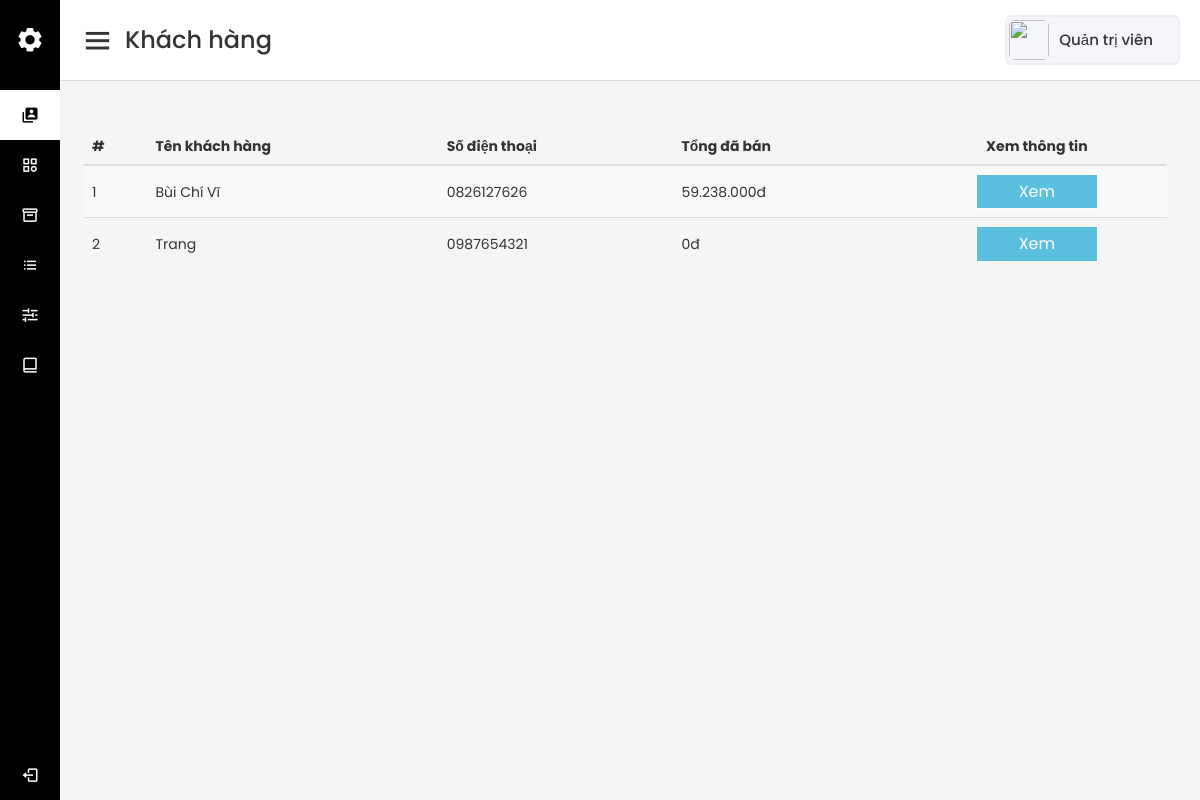
The app's page /admin/index.php (signed in) with its own data.
### tables this page shows
CREATE TABLE `tb_customer` (
  `id` int(11) NOT NULL,
  `name` varchar(255) NOT NULL,
  `phonenumber` varchar(30) NOT NULL,
  `email` varchar(50) NOT NULL,
  `password` varchar(255) NOT NULL,
  `gender` varchar(30) NOT NULL,
  `address` varchar(255) NOT NULL
);

### lib/database.php (called while the page is built, shortened)
<?php
Class Database{
   public $host   = DB_HOST;
   public $user   = DB_USER;
   public $pass   = DB_PASS;
   public $dbname = DB_NAME;
   public $link;
private function connectDB(){
   $this->link = new mysqli($this->host, $this->user, $this->pass,
    $this->dbname);
 }
public function select($query){
  $result = $this->link->query($query) or
   die($this->link->error.__LINE__);
  if($result->num_rows > 0){
    return $result;
  } else {
    return false;
  }
 }
}

### classes/Customer.php (called while the page is built, shortened)
<?php
$filePath = realpath(dirname(__FILE__));
require_once ($filePath.'/../lib/database.php');
class Customer
{
    private $db;
    public function __construct()
    {
        $this->db = new Database();
    }
    public function getCustomerList() {
        $query = "SELECT cs.id, cs.name, cs.phonenumber, sum(od.price * od.quantity * (1 - od.productDiscount/100)) AS totalPurchase
                    FROM tb_customer cs LEFT JOIN tb_order o ON cs.id = o.customerId
                        LEFT JOIN tb_order_details od ON od.orderId = o.id
                    GROUP BY cs.id
                    ORDER BY sum(od.price * od.quantity * (1 - od.productDiscount/100)) DESC";
        $result = $this->db->select($query);
        return $result;
    }
}
?>

### classes/Product.php (called while the page is built, shortened)
<?php
$filePath = realpath(dirname(__FILE__));
require_once ($filePath.'/../lib/database.php');
class Product
{
    public function convertPrice($prodPrice) {
        $prodPrice = strrev($prodPrice);
        $result = '';
        for ($i = 0; $i < strlen($prodPrice); $i++) {
            if ($i % 3 == 0) {
            $result = $result.'.'.substr($prodPrice, $i, 3);
            }
        }
        $result = strrev($result);
        return substr($result, 0, strlen($result) - 1);
    }
}
?>

### admin/index.php (the view, shortened to what this page needs)
<?php
  include './inc/sidebar.php';
  include './inc/homesection.php';
  include '../classes/Customer.php';
  include '../classes/Product.php';
?>
<table class="table table-striped table-hover" style="width: 95%; margin: 24px">
  <thead>
    <th>#</th>
    <th>Tên khách hàng</th>
    <th>Số điện thoại</th>
    <th>Tổng đã bán</th>
    <th style="text-align: center;">Xem thông tin</th>
  </thead>
  <tbody>
    <?php
        $cs = new Customer();
        $prod = new Product();
        $cusList = $cs->getCustomerList();
        if ($cusList) {
            $i = 0;
            while($row = $cusList->fetch_assoc()) {
                $i++;
    ?>
    <tr>
        <td style="vertical-align: middle;"><?=$i?></td>
        <td style="vertical-align: middle;"><?=$row['name']?></td>
        <td style="vertical-align: middle;"><?=$row['phonenumber']?></td>
        <td style="vertical-align: middle;">
        <?php
          if ($row['totalPurchase'] != NULL)
            echo $prod->convertPrice($row['totalPurchase'])."đ";
          else
            echo "0đ";
        ?>
        </td>
        <td style="vertical-align: middle;">
            <?php include './inc/customer-modal-detail.php'; ?>
        </td>
    </tr>
    <?php
        }
    }
    ?>
  </tbody>
</table>
<?php
  include './inc/footer.php';
?>

### admin/inc/customer-modal-detail.php (shortened to what this page needs)
<button type="button" class="btn btn-info btn-lg" data-toggle="modal" data-target="#customer-id-<?=$row['id']?>" style="margin: 0 auto;width: 50%;">Xem</button>

### admin/assets/css/main.css (style rules this page uses)
* { margin: 0; padding: 0; box-sizing: border-box; font-family: "Poppins", sans-serif; }
.btn { text-decoration: none; display: flex; justify-content: center; align-items: center; border: none; outline: none !important; padding: 6px 0; min-height: 30px; font-size: 16px; transition: all 0.4s linear; border: 1px solid #fff; border-radius: 0 !important; cursor: pointer; }

### records on screen
tb_customer: name "Bùi Chí Vĩ", phonenumber "0826127626", convertPrice "59.238.000"
tb_customer: name "Trang", phonenumber "0987654321", shows "0đ", $row['id'] 5 (drawn)

### other values on screen
Session::get('adminName') "Quản trị viên"
